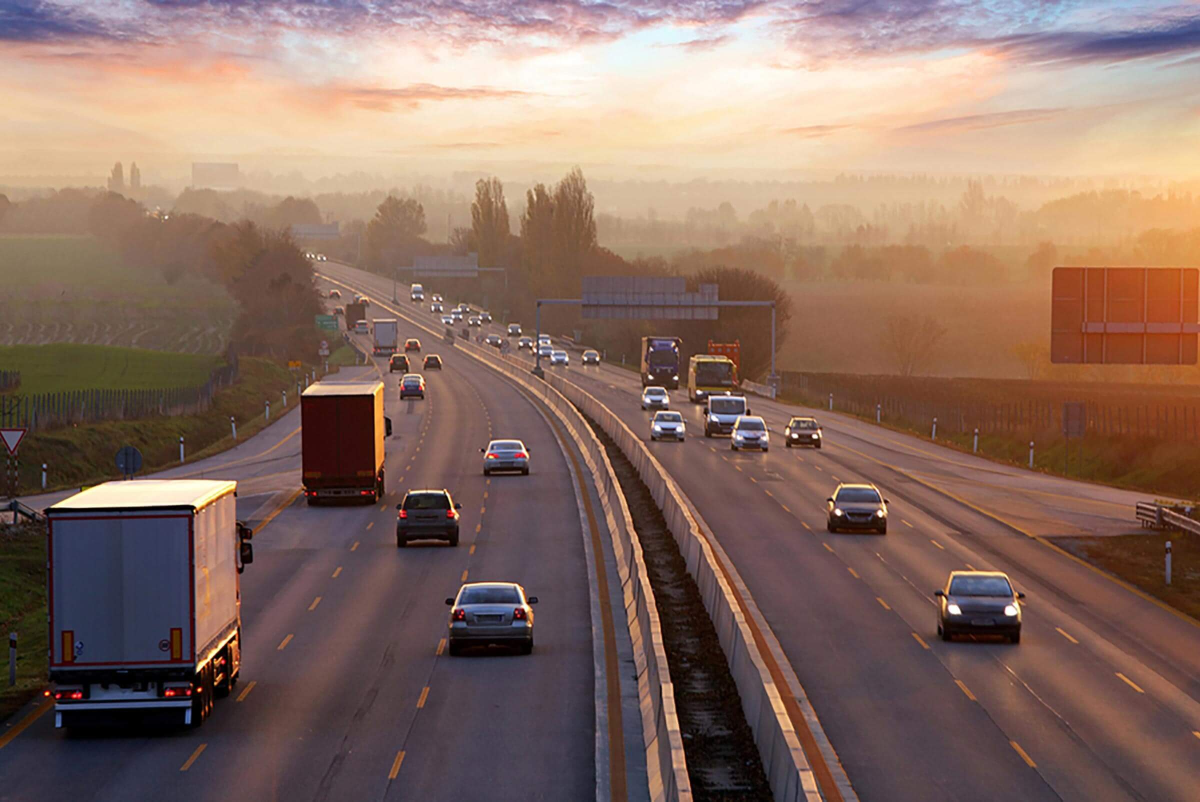
#> input picture Open CV/images/image.png, 2400 x 1603 px, found by its file name (shown at 1/2 size)
$ python t2-sum.py
#> lines starting #> are read from the running program, lines starting #| are printed output that depends on the picture; pictures that were not available may be replaced by others from this repository, and a replacement may not be noted
import cv2
import matplotlib.pyplot as plt

src  = cv2.imread("School Task\images\image.png")
#> src is the input picture: shape (1603, 2400, 3); mean B, G, R 98.4, 109.4, 136.3
src2 = cv2.imread("School Task\images\logo.png")

# convert to grayscale
gray_image  = cv2.cvtColor(src, cv2.COLOR_BGR2GRAY)
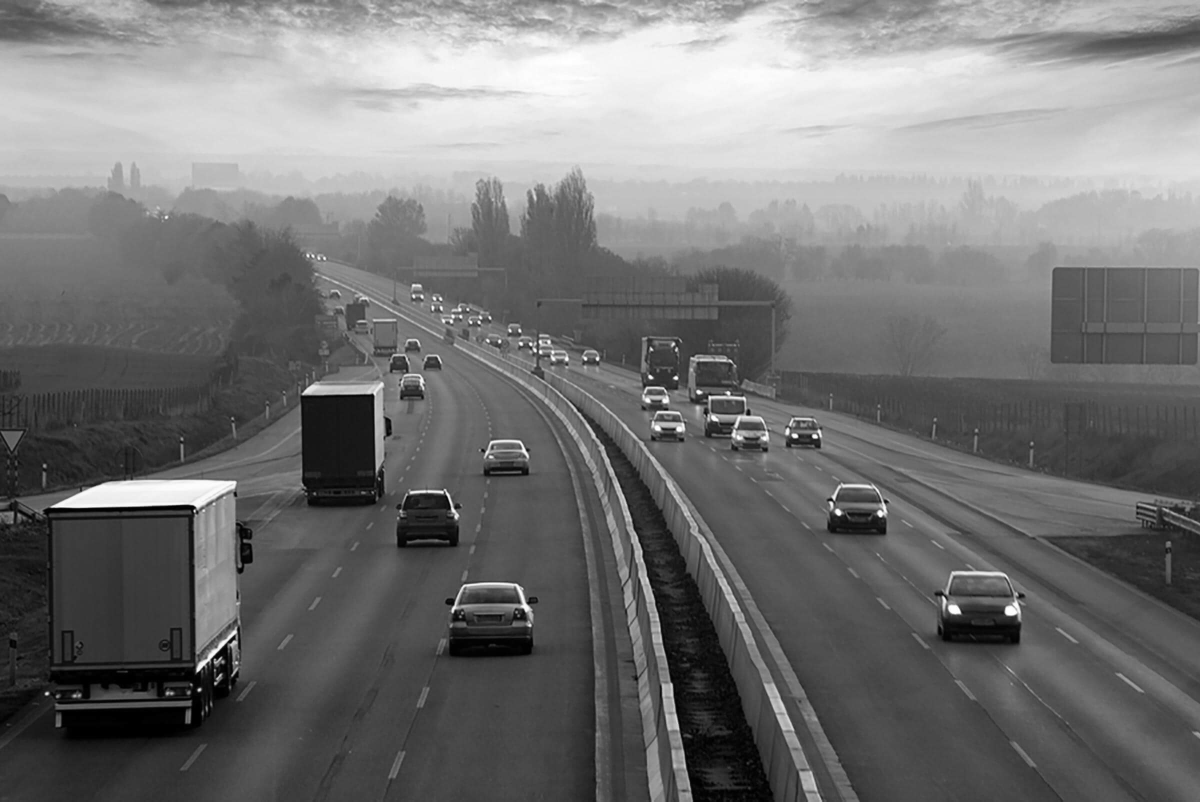
#> gray_image: shape (1603, 2400) (shown at 1/2 size); min 0, max 255, mean 116.2
gray_image2 = cv2.cvtColor(src2, cv2.COLOR_BGR2GRAY)

# resize image to 512x512
resized_image  = cv2.resize(gray_image, (512, 512))
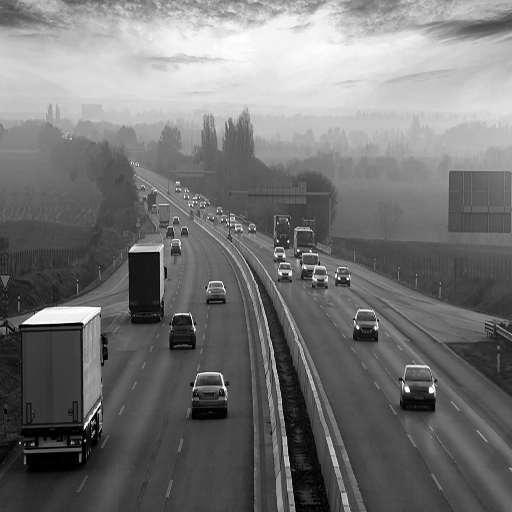
#> resized_image: shape (512, 512); min 0, max 255, mean 116.1
resized_image2 = cv2.resize(gray_image2, (512, 512))

# sum image
sum_image = cv2.add(resized_image, resized_image2)
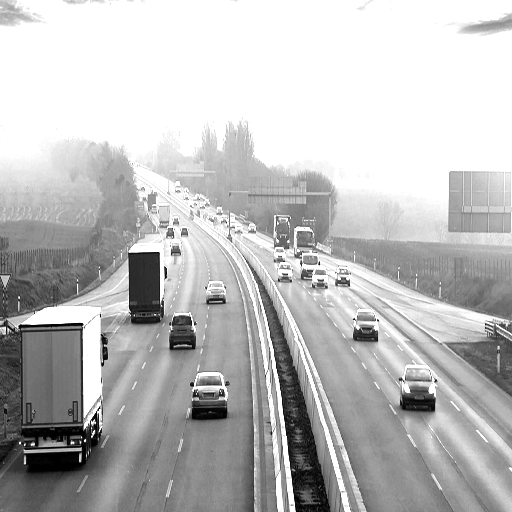
#> sum_image: shape (512, 512); min 0, max 255, mean 188.6

while True:
    plt.subplot(1, 3, 1)
    plt.imshow(resized_image, cmap='gray')
    plt.title("Image 1")
    plt.xticks([])
    plt.yticks([])

    plt.subplot(1, 3, 2)
    plt.imshow(resized_image, cmap='gray')
    plt.title("Image 2")
    plt.xticks([])
    plt.yticks([])

    plt.subplot(1, 3, 3)
    plt.imshow(sum_image, cmap='gray')
    plt.title("Sum Image")
    plt.xticks([])
    plt.yticks([])

    plt.show()
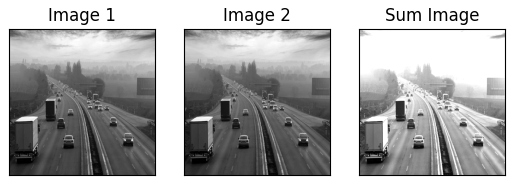
#> figure drawn by matplotlib, 3 panels
    break
